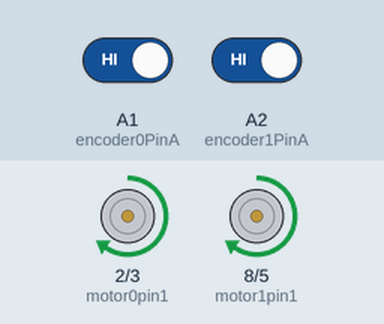
A sketch run on a simulated Arduino Uno, built with avr-gcc and run on an emulated ATmega328P. On the bench: motor-driver pin pairs drawn as motors (green arrow = first pin HIGH = forward, orange = second pin HIGH = backward, longer = more drive). The inputs (shaded band) are chosen by the test bench; at power-on: A1 (encoder0PinA) HIGH, A2 (encoder1PinA) HIGH. What the sketch prints to the serial monitor is not drawn.

Above: at 0.1 s.
At 1.1 s:
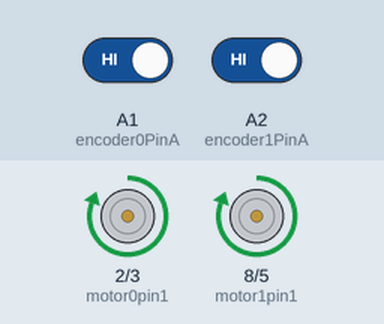
Timing chart, 0 to 2.6 s (numbered marks = the images above):
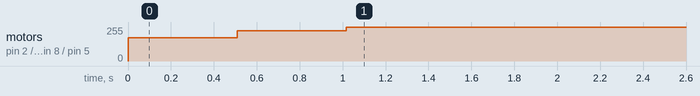

Measured:
- by itself, motor on pin 2 (motor0pin1) / pin 3 (motor0pin2), motor on pin 8 (motor1pin1) / pin 5 (motor1pin2): stopped → forward 175/255 at 0.00 s, → forward 228/255 0.51 s later, → forward 255/255 0.51 s later

The sketch:

PIDdocumented.ino.ino
```cpp
#include <elapsedMillis.h>

elapsedMillis timeElapsed;

int val;
//Regulates two motors to spin at same speed for encoder of motor one
int encoder0PinA = A1; //J3 motor on board
//int encoder0PinB = 4;
int encoder0Pos = 0; //Motor's angular position read by the encoder
int encoder0PinALast = LOW;

//for encoder for motor two
int encoder1PinA = A2; //J4 motor on board
 int encoder1Pos = 0;
int encoder1PinALast = LOW;

//int encoderCountpRev = 360;
//setpoint is turn rate to compare to/reach
int setpoint = 120; //(degrees/sec)
double Integral0 = 0; //accumulated error with motors from desired number of turns
double Integral1 = 0; //accumulated error with motors from desired number of turns
int n = LOW;
int m = LOW;

//for driver for IN1 and IN2 for motor one
int motor0pin1 = 2; // J3 on Board
int motor0pin2 = 3; //pwm (controls voltage signals) pin
int pwm0 = 80; //123
int digital0 = 1; //0?

//for driver for IN1 and IN2 for motor two
int motor1pin1 = 8; // J4 on Board
int motor1pin2 = 5; //pwm pin
int pwm1 = 80; //123
int digital1 = 1; //0?

int encoder0PrevCount = 0;
int lastSpeed0 = 0;
int encoder1PrevCount = 0;
int lastSpeed1 = 0;

double timeSec = .5;

//PID constants
//P (proportional) is how much to adjust when turn rate is not equal to set rate. Matters most.
double kP = 0.25;//0.20 or .15
//I (integral) is how much to adjust based on accumulated error
double kI = 0.2;//0.01 or .05
//D (derivative) how quickly it deviates from set rate. Adjusts quicker for greater rates
double kD = 0.211;//0.01 or .01

void setup() {
  pinMode (encoder0PinA, INPUT);
  //  pinMode (encoder0PinB, INPUT);
  pinMode (motor0pin1, OUTPUT);
  pinMode (motor0pin2, OUTPUT);

  pinMode (encoder1PinA, INPUT);
  //pinMode (encoder1PinB, INPUT);
  pinMode (motor1pin1, OUTPUT);
  pinMode (motor1pin2, OUTPUT);

  // attachInterrupt(0, countInterrupt0, CHANGE);
  // attachInterrupt(1, countInterrupt1, CHANGE);
  Serial.begin (115200);
}

void loop() {
   //for motor one, determines if moving forward (equals 1)
   //Equals 0 if moving backwards
   if (digital0 == 1)
    digitalWrite( motor0pin1, HIGH);
  else digitalWrite( motor0pin1, LOW);
  analogWrite( motor0pin2, pwm0); //Sets analog value of pin from 0 to 255 based on PID algorithm

  //for motor two, determines if moving forward (equals 1)
  //Equals 0 if moving backwards
  if (digital1 == 1)
    digitalWrite( motor1pin1, HIGH);
  else digitalWrite( motor1pin1, LOW);
  analogWrite( motor1pin2, pwm1);


  timeElapsed = 0; //variable internal to the board
  //calculateSpeed();
  while ( timeElapsed < 500 ) {

    //reading encoder pin data and see whether voltqage data compares to previous read
    n = digitalRead(encoder0PinA);
    if ((encoder0PinALast == LOW) && (n == HIGH)) {
      encoder0Pos++;
    }
    //Serial.print (encoder0Pos);
    //Serial.print ("/");

    //Set this read as a new encoder reading to compare to
    encoder0PinALast = n;

    //Same thing but for motor two
    m = digitalRead(encoder1PinA);
    if ((encoder1PinALast == LOW) && (m == HIGH)) {
      encoder1Pos++;
    }
    // Serial.print (encoder1Pos);
    //Serial.print ("/");

    encoder1PinALast = m;

  }

  //unsigned long CurrentTime = millis();
  //unsigned long ElapsedTime = CurrentTime - StartTime;
  timeSec = 1.0 ;//(double)( ElapsedTime * .001);
  Serial.print( "Time: ");
  Serial.println(timeSec); // time needs to be fixed
  adjustPWM();
  Serial.println(" ");

}

  //Set PWM rate for motor based on PID algorithm
void adjustPWM() {
  //Current speed calculated
  int speedNow0 = calculateSpeed0();
  //Deviation from set point
  int error0 = setpoint - speedNow0;
  //Change in error
  double dError0 = ((double)speedNow0 - (double)lastSpeed0) / timeSec;
  //Accumulated error
  Integral0 += (double) error0;

  int speedNow1 = calculateSpeed1();
  int error1 = setpoint - speedNow1;
  double dError1 = ((double)speedNow1 - (double)lastSpeed1) / timeSec;
  Integral1 += (double) error1;

  //Cap error of the rate at 255 because it is the highest it can reach
  if (Integral0 > 255) Integral0 = 255;
  else if (Integral0 < 0) Integral0 = 0;
  Serial.print("Integral0: ");
  Serial.println( Integral0);

  if (Integral1 > 255) Integral1 = 255;
  else if (Integral1 < 0) Integral1 = 0;
  Serial.print("Integral1: ");
  Serial.println( Integral1);

  //Determine correction value based on PID constants and error
  int adjust0 = (kP * (double)error0) + kI * Integral0 + kD * dError0;
  int adjust1 = (kP * (double)error1) + kI * Integral1 + kD * dError1;

  //Adjusts according to above correction
  //Add to pwm if moving backwards and subtract if moving forwards
  if (digital0 == 0) pwm0 += adjust0;
  else pwm0 -= adjust0;

  if (digital1 == 0) pwm1 += adjust1;
  else pwm1 -= adjust1;

  //Caps rate at max 255 and min 0
  if (pwm0 > 255) pwm0 = 255;
  else if (pwm0 < 0) pwm0 = 0;

  if (pwm1 > 255) pwm1 = 255;
  else if (pwm1 < 0) pwm1 = 0;

  //Store speeds as global variable for future comparison
  lastSpeed0 = speedNow0;
  lastSpeed1 = speedNow1;

  Serial.print("adjustment0: ");
  Serial.println( adjust0);
  Serial.print("PWM0: ");
  Serial.println( pwm0 );

  Serial.print("adjustment1: ");
  Serial.println( adjust1);
  Serial.print("PWM1: ");
  Serial.println( pwm1 );
}


int calculateSpeed0() {
  //Calculates difference in encoder positions over time
  int speedDetect = (encoder0Pos - encoder0PrevCount) / timeSec;
  Serial.print("Encoder0pos: ");
  Serial.print( encoder0Pos );
  Serial.print("  ");
  Serial.println( encoder0PrevCount);
  encoder0PrevCount = encoder0Pos;
  Serial.print( "Speed0: ");
  Serial.println( speedDetect);
  return speedDetect;
}

int calculateSpeed1() {
  int speedDetect = (encoder1Pos - encoder1PrevCount) / timeSec;
  Serial.print("Encoder0pos: ");
  Serial.print( encoder1Pos);
  Serial.print("  ");
  Serial.println( encoder1PrevCount);
  encoder1PrevCount = encoder1Pos;
  Serial.print( "Speed1: ");
  Serial.println( speedDetect);
  return speedDetect;
}

/*void countInterrupt0() {
  n = digitalRead(encoder0PinA);
  if ((encoder0PinALast == LOW) && (n == HIGH)) {
    if (digitalRead(encoder0PinB) == LOW) {
      encoder0Pos--;
    } else {
      encoder0Pos++;
    }
    //Serial.print (encoder0Pos);
    //Serial.print ("/");
  }
  encoder0PinALast = n;
  }
  void countInterrupt1() {
  n = digitalRead(encoder1PinA);
  if ((encoder1PinALast == LOW) && (n == HIGH)) {
    if (digitalRead(encoder1PinB) == LOW) {
      encoder1Pos--;
    } else {
      encoder1Pos++;
    }
    // Serial.print (encoder1Pos);
    //Serial.print ("/");
  }
  encoder1PinALast = n;
  }
*/
```
